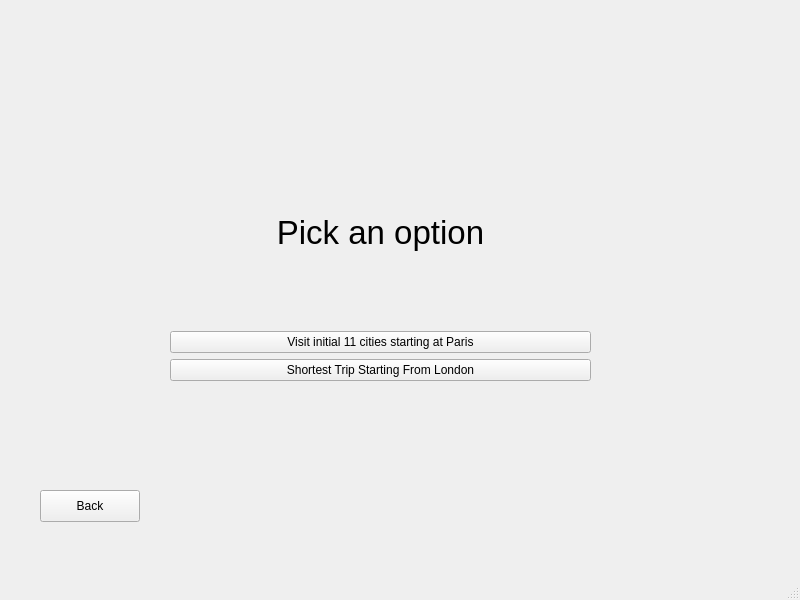
<?xml version="1.0" encoding="UTF-8"?>
<ui version="4.0">
 <class>guestWplanned1</class>
 <widget class="QMainWindow" name="guestWplanned1">
  <property name="geometry">
   <rect>
    <x>0</x>
    <y>0</y>
    <width>800</width>
    <height>600</height>
   </rect>
  </property>
  <property name="windowTitle">
   <string/>
  </property>
  <widget class="QWidget" name="centralwidget">
   <widget class="QPushButton" name="backButton">
    <property name="geometry">
     <rect>
      <x>40</x>
      <y>490</y>
      <width>100</width>
      <height>32</height>
     </rect>
    </property>
    <property name="text">
     <string>Back</string>
    </property>
   </widget>
   <widget class="QWidget" name="verticalLayoutWidget">
    <property name="geometry">
     <rect>
      <x>170</x>
      <y>140</y>
      <width>421</width>
      <height>241</height>
     </rect>
    </property>
    <layout class="QVBoxLayout" name="verticalLayout">
     <item>
      <widget class="QLabel" name="label">
       <property name="font">
        <font>
         <pointsize>25</pointsize>
        </font>
       </property>
       <property name="text">
        <string>Pick an option</string>
       </property>
       <property name="alignment">
        <set>Qt::AlignmentFlag::AlignCenter</set>
       </property>
      </widget>
     </item>
     <item>
      <widget class="QPushButton" name="parisButton">
       <property name="text">
        <string>Visit initial 11 cities starting at Paris</string>
       </property>
      </widget>
     </item>
     <item>
      <widget class="QPushButton" name="londonButton">
       <property name="text">
        <string>Shortest Trip Starting From London</string>
       </property>
      </widget>
     </item>
    </layout>
   </widget>
  </widget>
  <widget class="QMenuBar" name="menubar">
   <property name="geometry">
    <rect>
     <x>0</x>
     <y>0</y>
     <width>800</width>
     <height>24</height>
    </rect>
   </property>
  </widget>
  <widget class="QStatusBar" name="statusbar"/>
 </widget>
 <resources/>
 <connections/>
</ui>
